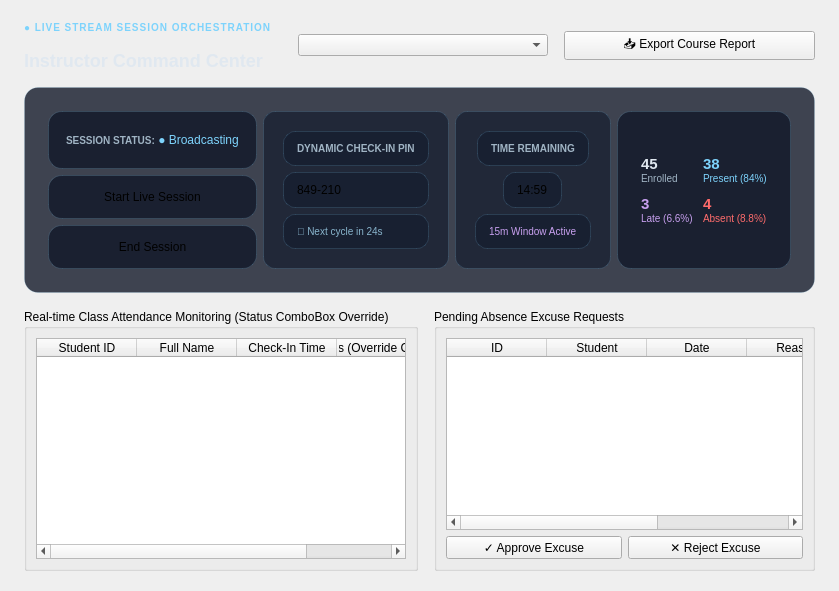
        <widget class="QWidget" name="page_instructor">
         <layout class="QVBoxLayout" name="instVLayout">
          <property name="leftMargin">
           <number>24</number>
          </property>
          <property name="rightMargin">
           <number>24</number>
          </property>
          <property name="topMargin">
           <number>20</number>
          </property>
          <property name="bottomMargin">
           <number>20</number>
          </property>
          <property name="spacing">
           <number>16</number>
          </property>

          <!-- Top Action Row -->
          <item>
           <layout class="QHBoxLayout" name="instTopBar">
            <item>
             <widget class="QLabel" name="lbl_inst_header">
              <property name="text">
               <string>&lt;span style=&quot;font-size:10px; color:#7dd3fc; font-weight:bold; letter-spacing:1px;&quot;&gt;● LIVE STREAM SESSION ORCHESTRATION&lt;/span&gt;&lt;br/&gt;&lt;h2 style=&quot;margin:2px 0; color:#e0e8f0;&quot;&gt;Instructor Command Center&lt;/h2&gt;</string>
              </property>
             </widget>
            </item>
            <item>
             <spacer name="instHeaderSpacer">
              <property name="orientation">
               <enum>Qt::Horizontal</enum>
              </property>
             </spacer>
            </item>
            <item>
             <widget class="QComboBox" name="combo_instructor_courses"/>
            </item>
            <item>
             <widget class="QPushButton" name="btn_export_course_report">
              <property name="text">
               <string>📥 Export Course Report</string>
              </property>
             </widget>
            </item>
           </layout>
          </item>

          <!-- Session Orchestration Bento Panel -->
          <item>
           <widget class="QFrame" name="frame_session_bento">
            <property name="styleSheet">
             <string>background-color: rgba(17, 24, 40, 0.8); border: 1px solid rgba(125, 211, 252, 0.15); border-radius: 14px; padding: 14px;</string>
            </property>
            <layout class="QHBoxLayout" name="bentoLayout">
             <!-- Live Session Controls -->
             <item>
              <layout class="QVBoxLayout" name="liveCtrlCol">
               <item>
                <widget class="QLabel" name="lbl_ses_st">
                 <property name="text">
                  <string>&lt;b style=&quot;color:#a0b4c4; font-size:10px;&quot;&gt;SESSION STATUS:&lt;/b&gt; &lt;span style=&quot;color:#7dd3fc;&quot;&gt;● Broadcasting&lt;/span&gt;</string>
                 </property>
                </widget>
               </item>
               <item>
                <widget class="QPushButton" name="btn_start_session">
                 <property name="text">
                  <string>Start Live Session</string>
                 </property>
                </widget>
               </item>
               <item>
                <widget class="QPushButton" name="btn_end_session">
                 <property name="text">
                  <string>End Session</string>
                 </property>
                </widget>
               </item>
              </layout>
             </item>

             <!-- Dynamic PIN & QR Code Display -->
             <item>
              <widget class="QFrame" name="frame_pin_box">
               <property name="styleSheet">
                <string>background-color: rgba(20, 28, 46, 0.7); border: 1px solid rgba(125, 211, 252, 0.15); border-radius: 12px; padding: 10px;</string>
               </property>
               <layout class="QVBoxLayout" name="pinLayout">
                <item>
                 <widget class="QLabel" name="lbl_pin_title">
                  <property name="text">
                   <string>&lt;span style=&quot;font-size:10px; color:#a0b4c4; font-weight:bold;&quot;&gt;DYNAMIC CHECK-IN PIN&lt;/span&gt;</string>
                  </property>
                 </widget>
                </item>
                <item>
                 <widget class="QLabel" name="lbl_dynamic_qr">
                  <property name="text">
                   <string>849-210</string>
                  </property>
                 </widget>
                </item>
                <item>
                 <widget class="QLabel" name="lbl_qr_refresh_note">
                  <property name="text">
                   <string>&lt;span style=&quot;font-size:10px; color:#88b4cc;&quot;&gt;🔄 Next cycle in 24s&lt;/span&gt;</string>
                  </property>
                 </widget>
                </item>
               </layout>
              </widget>
             </item>

             <!-- Session Timer -->
             <item>
              <widget class="QFrame" name="frame_timer_box">
               <property name="styleSheet">
                <string>background-color: rgba(20, 28, 46, 0.7); border: 1px solid rgba(125, 211, 252, 0.15); border-radius: 12px; padding: 10px;</string>
               </property>
               <layout class="QVBoxLayout" name="timerLayout">
                <item alignment="Qt::AlignCenter">
                 <widget class="QLabel" name="lbl_timer_caption">
                  <property name="text">
                   <string>&lt;span style=&quot;font-size:10px; color:#a0b4c4; font-weight:bold;&quot;&gt;TIME REMAINING&lt;/span&gt;</string>
                  </property>
                 </widget>
                </item>
                <item alignment="Qt::AlignCenter">
                 <widget class="QLabel" name="lbl_timer">
                  <property name="text">
                   <string>14:59</string>
                  </property>
                 </widget>
                </item>
                <item alignment="Qt::AlignCenter">
                 <widget class="QLabel" name="lbl_timer_desc">
                  <property name="text">
                   <string>&lt;span style=&quot;font-size:10px; color:#c8a0f0;&quot;&gt;15m Window Active&lt;/span&gt;</string>
                  </property>
                 </widget>
                </item>
               </layout>
              </widget>
             </item>

             <!-- Stats Bento Counters -->
             <item>
              <widget class="QLabel" name="lbl_inst_kpi">
               <property name="text">
                <string>&lt;html&gt;&lt;head/&gt;&lt;body&gt;&lt;table cellpadding=&quot;4&quot;&gt;&lt;tr&gt;&lt;td&gt;&lt;b style=&quot;font-size:15px; color:#e0e8f0;&quot;&gt;45&lt;/b&gt;&lt;br/&gt;&lt;span style=&quot;font-size:10px; color:#a0b4c4;&quot;&gt;Enrolled&lt;/span&gt;&lt;/td&gt;&lt;td&gt;&lt;b style=&quot;font-size:15px; color:#7dd3fc;&quot;&gt;38&lt;/b&gt;&lt;br/&gt;&lt;span style=&quot;font-size:10px; color:#7dd3fc;&quot;&gt;Present (84%)&lt;/span&gt;&lt;/td&gt;&lt;/tr&gt;&lt;tr&gt;&lt;td&gt;&lt;b style=&quot;font-size:15px; color:#c8a0f0;&quot;&gt;3&lt;/b&gt;&lt;br/&gt;&lt;span style=&quot;font-size:10px; color:#c8a0f0;&quot;&gt;Late (6.6%)&lt;/span&gt;&lt;/td&gt;&lt;td&gt;&lt;b style=&quot;font-size:15px; color:#ff6b6b;&quot;&gt;4&lt;/b&gt;&lt;br/&gt;&lt;span style=&quot;font-size:10px; color:#ff6b6b;&quot;&gt;Absent (8.8%)&lt;/span&gt;&lt;/td&gt;&lt;/tr&gt;&lt;/table&gt;&lt;/body&gt;&lt;/html&gt;</string>
               </property>
              </widget>
             </item>
            </layout>
           </widget>
          </item>

          <!-- Split Tables: Roster with ComboBox & Excuses Table -->
          <item>
           <layout class="QHBoxLayout" name="instSplitRow">
            <property name="spacing">
             <number>16</number>
            </property>

            <!-- Real-time Class Roster -->
            <item>
             <widget class="QGroupBox" name="grp_roster">
              <property name="title">
               <string>Real-time Class Attendance Monitoring (Status ComboBox Override)</string>
              </property>
              <layout class="QVBoxLayout" name="rosterLayout">
               <item>
                <widget class="QTableWidget" name="table_instructor_attendance">
                 <column>
                  <property name="text">
                   <string>Student ID</string>
                  </property>
                 </column>
                 <column>
                  <property name="text">
                   <string>Full Name</string>
                  </property>
                 </column>
                 <column>
                  <property name="text">
                   <string>Check-In Time</string>
                  </property>
                 </column>
                 <column>
                  <property name="text">
                   <string>Status (Override ComboBox)</string>
                  </property>
                 </column>
                </widget>
               </item>
              </layout>
             </widget>
            </item>

            <!-- Excuse Requests Review -->
            <item>
             <widget class="QGroupBox" name="grp_excuses">
              <property name="title">
               <string>Pending Absence Excuse Requests</string>
              </property>
              <layout class="QVBoxLayout" name="excuseReviewLayout">
               <item>
                <widget class="QTableWidget" name="table_instructor_excuses">
                 <column>
                  <property name="text">
                   <string>ID</string>
                  </property>
                 </column>
                 <column>
                  <property name="text">
                   <string>Student</string>
                  </property>
                 </column>
                 <column>
                  <property name="text">
                   <string>Date</string>
                  </property>
                 </column>
                 <column>
                  <property name="text">
                   <string>Reason</string>
                  </property>
                 </column>
                 <column>
                  <property name="text">
                   <string>Status</string>
                  </property>
                 </column>
                </widget>
               </item>
               <item>
                <layout class="QHBoxLayout" name="excBtnRow">
                 <item>
                  <widget class="QPushButton" name="btn_approve_excuse">
                   <property name="text">
                    <string>✓ Approve Excuse</string>
                   </property>
                  </widget>
                 </item>
                 <item>
                  <widget class="QPushButton" name="btn_reject_excuse">
                   <property name="text">
                    <string>✕ Reject Excuse</string>
                   </property>
                  </widget>
                 </item>
                </layout>
               </item>
              </layout>
             </widget>
            </item>

           </layout>
          </item>
         </layout>
        </widget>
